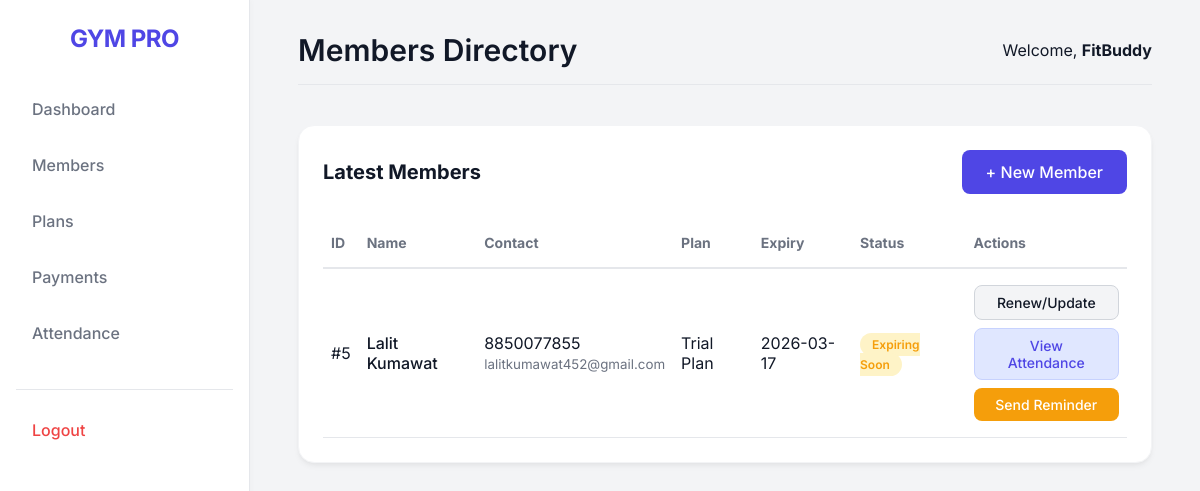
/members/?filter=expiring_soon (signed in), run on the app's committed database.
### app/models.py (models this page shows, shortened)
class User(UserMixin, db.Model):
    __tablename__ = 'staff'
    id = db.Column(db.Integer, primary_key=True)
    username = db.Column(db.String(64), index=True, unique=True, nullable=False)
    email = db.Column(db.String(120), index=True, unique=True, nullable=False)
    password_hash = db.Column(db.String(256), nullable=False)
    plans = db.relationship('Plan', backref='owner', lazy='dynamic')
    members = db.relationship('Member', backref='owner', lazy='dynamic')
    attendances = db.relationship('Attendance', backref='owner', lazy='dynamic')
    payments = db.relationship('Payment', backref='owner', lazy='dynamic')
    expenses = db.relationship('Expense', backref='owner', lazy='dynamic')
    enquiries = db.relationship('Enquiry', backref='owner', lazy='dynamic')
    visitors = db.relationship('Visitor', backref='owner', lazy='dynamic')
    reminders = db.relationship('Reminder', backref='owner', lazy='dynamic')

class Member(db.Model):
    __tablename__ = 'member'
    id = db.Column(db.Integer, primary_key=True)
    full_name = db.Column(db.String(128), nullable=False)
    phone = db.Column(db.String(32), nullable=False)
    email = db.Column(db.String(120))
    join_date = db.Column(db.Date, default=date.today)
    current_plan_id = db.Column(db.Integer, db.ForeignKey('plan.id'))
    plan_expiry_date = db.Column(db.Date)
    user_id = db.Column(db.Integer, db.ForeignKey('staff.id'))
    attendances = db.relationship('Attendance', backref='member', lazy='dynamic')
    payments = db.relationship('Payment', backref='member', lazy='dynamic')
    reminders = db.relationship('Reminder', backref='member', lazy='dynamic', order_by='desc(Reminder.date_sent)')
    @property
    def status(self):
        if not self.plan_expiry_date:
            return "No Plan"
        today = date.today()
        if self.plan_expiry_date < today:
            return "Plan Expired"
        elif today <= self.plan_expiry_date <= today + timedelta(days=7):
            return "Plan Expiring Soon"
        return "Active"

class Plan(db.Model):
    __tablename__ = 'plan'
    id = db.Column(db.Integer, primary_key=True)
    name = db.Column(db.String(64), nullable=False)
    duration_days = db.Column(db.Integer, nullable=False)
    price = db.Column(db.Numeric(10, 2), nullable=False)
    user_id = db.Column(db.Integer, db.ForeignKey('staff.id'))
    members = db.relationship('Member', backref='plan', lazy=True)

### app/routes/members.py (the view)
@bp.route('/')
@login_required
def list_members():
    filter_type = request.args.get('filter')
    if filter_type == 'expiring_soon':
        today = date.today()
        next_week = today + timedelta(days=7)
        members = Member.query.filter(
            Member.user_id == current_user.id,
            Member.plan_expiry_date >= today,
            Member.plan_expiry_date <= next_week
        ).all()
    else:
        members = Member.query.filter_by(user_id=current_user.id).all()
    plans = Plan.query.filter_by(user_id=current_user.id).all()
    return render_template('members/list.html', members=members, plans=plans)

### app/models.py (called while the page is built)
@login.user_loader
def load_user(id):
    return User.query.get(int(id))

### app/templates/members/list.html (shortened to what this page needs)
{% extends "base.html" %}
{% block page_title %}Members Directory{% endblock %}
{% block content %}
<div class="card" style="margin-bottom: 2rem;">
    <div style="display: flex; justify-content: space-between; align-items: center; margin-bottom: 1.5rem;">
        <h2 style="font-size: 1.25rem;">Latest Members</h2>
        <div>
            <a href="{{ url_for('members.add_member') }}" class="btn btn-primary">+ New Member</a>
        </div>
    </div>
    <div style="overflow-x: auto;">
        <table style="width: 100%; border-collapse: collapse; text-align: left;">
            <thead>
                <tr style="border-bottom: 2px solid #E5E7EB; color: var(--text-muted); font-size: 0.875rem;">
                    <th style="padding: 1rem 0.5rem;">ID</th>
                    <th style="padding: 1rem 0.5rem;">Name</th>
                    <th style="padding: 1rem 0.5rem;">Contact</th>
                    <th style="padding: 1rem 0.5rem;">Plan</th>
                    <th style="padding: 1rem 0.5rem;">Expiry</th>
                    <th style="padding: 1rem 0.5rem;">Status</th>
                    <th style="padding: 1rem 0.5rem;">Actions</th>
                </tr>
            </thead>
            <tbody>
                {% for member in members %}
                <tr style="border-bottom: 1px solid #E5E7EB;">
                    <td style="padding: 1rem 0.5rem;">#{{ member.id }}</td>
                    <td style="padding: 1rem 0.5rem; font-weight: 500;">{{ member.full_name }}</td>
                    <td style="padding: 1rem 0.5rem;">
                        {{ member.phone }}<br>
                        <small style="color: var(--text-muted)">{{ member.email }}</small>
                    </td>
                    <td style="padding: 1rem 0.5rem;">
                        {{ member.plan.name if member.plan else 'N/A' }}
                    </td>
                    <td style="padding: 1rem 0.5rem;">
                        {{ member.plan_expiry_date.strftime('%Y-%m-%d') if member.plan_expiry_date else 'N/A' }}
                    </td>
                    <td style="padding: 1rem 0.5rem;">
                        {% set status = member.status %}
                        {% if status == 'Active' %}
                            <span style="background: #D1FAE5; color: var(--success); padding: 0.25rem 0.75rem; border-radius: 9999px; font-size: 0.75rem; font-weight: 600;">Active</span>
                        {% elif status == 'Plan Expiring Soon' %}
                            <span style="background: #FEF3C7; color: var(--warning); padding: 0.25rem 0.75rem; border-radius: 9999px; font-size: 0.75rem; font-weight: 600;">Expiring Soon</span>
                        {% else %}
                            <span style="background: #FEE2E2; color: var(--danger); padding: 0.25rem 0.75rem; border-radius: 9999px; font-size: 0.75rem; font-weight: 600;">Expired</span>
                        {% endif %}
                    </td>
                    <td style="padding: 1rem 0.5rem;">
                        <div style="display: flex; flex-direction: column; gap: 0.5rem;">
                            <button onclick="openRenewModal({{ member.id }}, '{{ member.full_name }}')"
                            class="btn"
                            style="padding: 0.5rem 1rem; font-size: 0.875rem; background: var(--bg-color); border: 1px solid #D1D5DB; color: var(--text-main);">
                            Renew/Update
                            </button>
                            <a href="{{ url_for('members.attendance_history', id=member.id) }}"
                               class="btn"
                               style="padding: 0.5rem 1rem; font-size: 0.875rem; background: #E0E7FF; border: 1px solid #C7D2FE; color: var(--primary); text-decoration: none; text-align: center;">
                                View Attendance
                            </a>
                            {% if status in ['Plan Expiring Soon', 'Expired'] %}
                            <form method="POST" action="{{ url_for('members.send_reminder', id=member.id) }}" style="margin: 0;">
                                <button type="submit" class="btn" style="padding: 0.5rem 1rem; font-size: 0.875rem; background: var(--warning); color: white; border: none; width: 100%;">
                                Send Reminder
                                </button>
                            </form>
                            {% set last_reminder = member.reminders.first() %}
                            {% endif %}
                        </div>
                    </td>
                </tr>
                {% else %}
                <tr>
                    <td colspan="7" style="padding: 2rem; text-align: center; color: var(--text-muted);">
                        No members found. Add some!
                    </td>
                </tr>
                {% endfor %}
            </tbody>
        </table>
    </div>
</div>
{% endblock %}

### app/templates/base.html (shortened to what this page needs)
<!DOCTYPE html>
<html lang="en">
<head>
</head>
<body>
    {% if current_user.is_authenticated %}
    <aside class="sidebar">
        <a href="{{ url_for('dashboard.index') }}" style="text-decoration: none;">
            <div class="sidebar-brand">GYM PRO</div>
        </a>
        <nav>
            <a href="{{ url_for('dashboard.index') }}" class="nav-link">Dashboard</a>
            <a href="{{ url_for('members.list_members') }}" class="nav-link">Members</a>
            <a href="{{ url_for('members.list_plans') }}" class="nav-link">Plans</a>
            <a href="{{ url_for('payments.list_payments') }}" class="nav-link">Payments</a>
            <a href="{{ url_for('attendance.index') }}" class="nav-link">Attendance</a>
            <div style="margin-top: 2rem; border-top: 1px solid #E5E7EB; padding-top: 1rem;">
                <a href="{{ url_for('auth.logout') }}" class="nav-link" style="color: var(--danger)">Logout</a>
            </div>
        </nav>
    </aside>
    {% endif %}
    <main class="main-content" {% if not current_user.is_authenticated %}style="margin-left: 0; width: 100%; display: flex; justify-content: center; align-items: center;"{% endif %}>
        {% if current_user.is_authenticated %}
        <header class="header">
            <h1>{% block page_title %}Dashboard{% endblock %}</h1>
            <div class="user-info">
                <span>Welcome, <strong>{{ current_user.username }}</strong></span>
            </div>
        </header>
        {% endif %}
        {% block content %}{% endblock %}
    </main>
</body>
</html>

### app/templates/base.html (style rules this page uses)
:root { --primary: #4F46E5; --primary-hover: #4338CA; --bg-color: #F3F4F6; --card-bg: #FFFFFF; --text-main: #111827; --text-muted: #6B7280; --danger: #EF4444; --success: #10B981; --warning: #F59E0B; --sidebar-width: 250px; }
* { margin: 0; padding: 0; box-sizing: border-box; font-family: 'Inter', sans-serif; }
body { background-color: var(--bg-color); color: var(--text-main); display: flex; min-height: 100vh; }
.sidebar { width: var(--sidebar-width); background: var(--card-bg); border-right: 1px solid #E5E7EB; display: flex; flex-direction: column; padding: 1.5rem 1rem; position: fixed; height: 100vh; overflow-y: auto; box-shadow: 2px 0 5px rgba(0,0,0,0.02); }
.sidebar-brand { font-size: 1.5rem; font-weight: 700; color: var(--primary); text-align: center; margin-bottom: 2rem; letter-spacing: -0.5px; }
.nav-link { display: flex; align-items: center; padding: 0.875rem 1rem; color: var(--text-muted); text-decoration: none; border-radius: 0.5rem; margin-bottom: 0.5rem; font-weight: 500; transition: all 0.2s ease; }
.main-content { flex: 1; margin-left: var(--sidebar-width); padding: 2rem 3rem; width: calc(100% - var(--sidebar-width)); }
.header { display: flex; justify-content: space-between; align-items: center; margin-bottom: 2.5rem; padding-bottom: 1rem; border-bottom: 1px solid #E5E7EB; }
.header h1 { font-size: 1.875rem; font-weight: 600; color: var(--text-main); }
.user-info { display: flex; align-items: center; gap: 1rem; }
.card { background: var(--card-bg); border-radius: 1rem; padding: 1.5rem; box-shadow: 0 4px 6px -1px rgba(0, 0, 0, 0.05), 0 2px 4px -1px rgba(0, 0, 0, 0.03); border: 1px solid #F3F4F6; transition: transform 0.2s ease, box-shadow 0.2s ease; }
.btn { display: inline-block; padding: 0.75rem 1.5rem; font-size: 1rem; font-weight: 500; border-radius: 0.5rem; border: none; cursor: pointer; transition: background-color 0.2s, transform 0.1s; text-align: center; text-decoration: none; }
.btn-primary { background-color: var(--primary); color: white; }

### data on the page
User: username "FitBuddy"
Member: id "5", full_name "Lalit Kumawat", phone "8850077855", email "lalitkumawat452@gmail.com", plan "Trial Plan", plan_expiry_date "2026-03-17"
